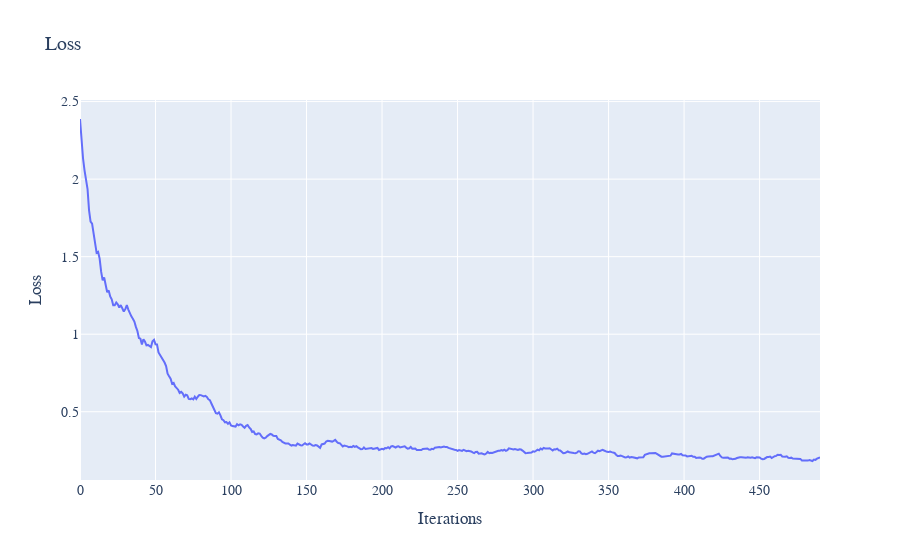

Write notebook code for a chart like this one.
### Code cell
path = os.path.abspath(os.getcwd()) + "/opinion.pth"
eq = OPINION()
eq.domain_func = [(lambda var: eq.sampling(var[:-1]) + [5*var[-1]], 128)]
eq.boundary_func = [(lambda var: [(v-0.5)*2.2 for v in var[:-1]] + [5*var[-1]], 64)]
model = MODEL_CONFIG = {
    "hidden_dim": 64,
    "learning_rate": 1e-3,
    "loss_weights": (0, 1),
    "sampling_method": "uniform",
    "lr_decay": 0.98,
    "network_type": "FF",
    "optimiser": "Adam",
    "method": "Galerkin"
}
solver = DeepPDESolver(model, eq)
losses = list(solver.train(500))
solver.save(path)
plot_losses(losses)

### Figure 1 — Plotly figure (JSON) as saved in the notebook; plotly's stock layout.template omitted (floating-point values rounded to 4 significant figures; data arrays with more than 128 entries replaced by an {"elided": "..."} marker saying what was removed)
{"data": [{"mode": "lines", "name": "Error at x=0.1", "type": "scatter", "x": {"elided": "491 int values"}, "xaxis": "x", "y": {"elided": "491 float values"}, "yaxis": "y"}], "layout": {"font": {"family": "Courier New, monospace", "size": 14}, "title": {"text": "Loss"}, "xaxis": {"anchor": "y", "domain": [0, 1], "title": {"text": "Iterations"}}, "yaxis": {"anchor": "x", "domain": [0, 1], "title": {"text": "Loss"}}}}
